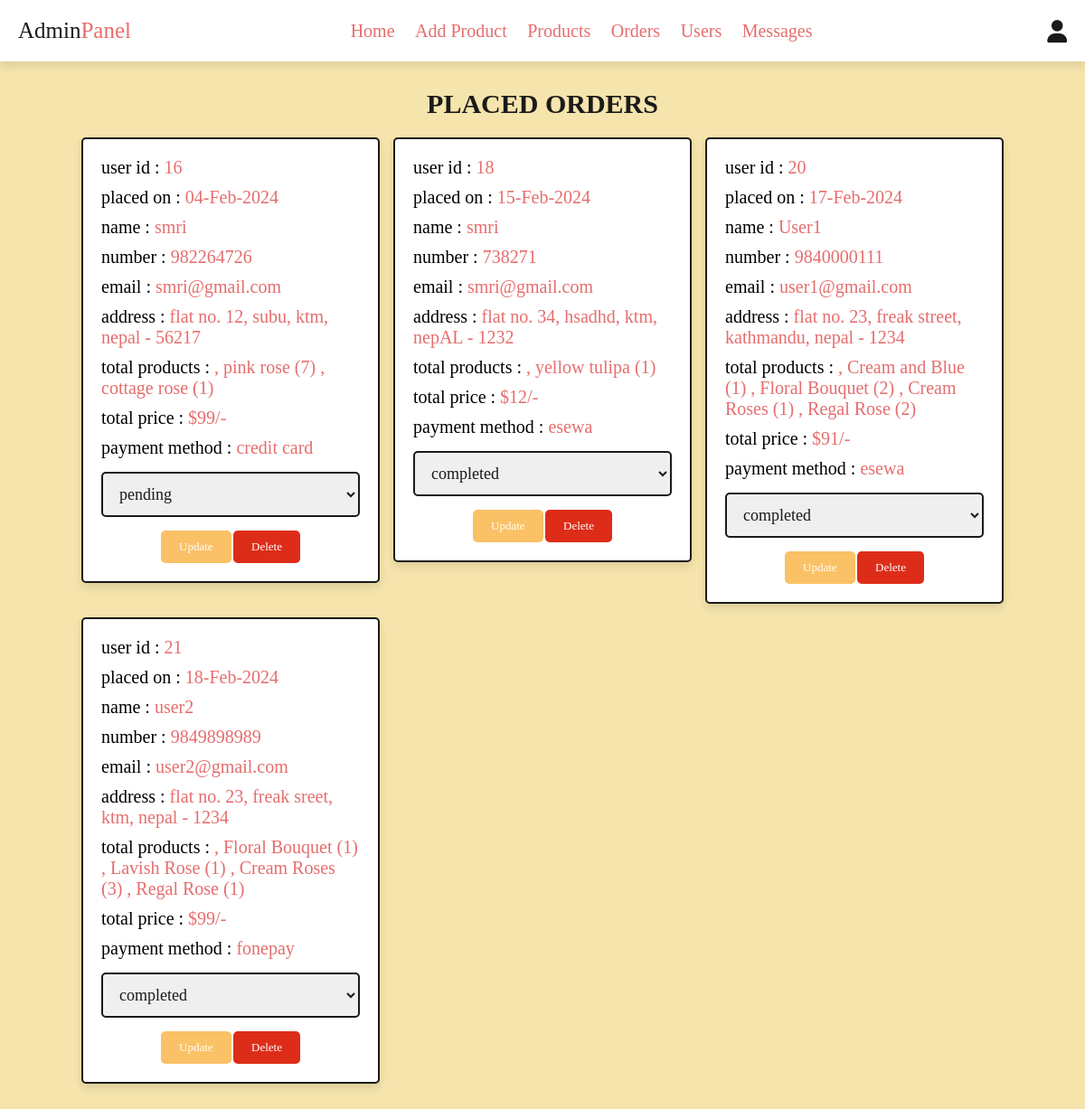
Page /admin_orders.php (signed in) on the committed database.
### tables this page shows
CREATE TABLE `orders` (
  `id` int(100) NOT NULL,
  `user_id` int(100) NOT NULL,
  `name` varchar(100) NOT NULL,
  `number` varchar(12) NOT NULL,
  `email` varchar(100) NOT NULL,
  `method` varchar(50) NOT NULL,
  `address` varchar(500) NOT NULL,
  `total_products` varchar(1000) NOT NULL,
  `total_price` int(100) NOT NULL,
  `placed_on` varchar(50) NOT NULL,
  `payment_status` varchar(20) NOT NULL DEFAULT 'pending'
);

### admin_orders.php (the view, shortened to what this page needs)
<?php
@include 'config.php';
?>
<!DOCTYPE html>
<html lang="en">
<head>
   <link rel="stylesheet" href="https://cdnjs.cloudflare.com/ajax/libs/font-awesome/6.0.0/css/all.min.css">
   <link rel="stylesheet" href="css/admin_style.css">
</head>
<body>
<?php @include 'admin_header.php'; ?>
<section class="placed-orders">
   <h1 class="title">placed orders</h1>
   <div class="box-container">
      <?php
      $select_orders = mysqli_query($conn, "SELECT * FROM `orders`") or die('query failed');
      if(mysqli_num_rows($select_orders) > 0){
         while($fetch_orders = mysqli_fetch_assoc($select_orders)){
      ?>
      <div class="box">
         <p> user id : <span><?php echo $fetch_orders['user_id']; ?></span> </p>
         <p> placed on : <span><?php echo $fetch_orders['placed_on']; ?></span> </p>
         <p> name : <span><?php echo $fetch_orders['name']; ?></span> </p>
         <p> number : <span><?php echo $fetch_orders['number']; ?></span> </p>
         <p> email : <span><?php echo $fetch_orders['email']; ?></span> </p>
         <p> address : <span><?php echo $fetch_orders['address']; ?></span> </p>
         <p> total products : <span><?php echo $fetch_orders['total_products']; ?></span> </p>
         <p> total price : <span>$<?php echo $fetch_orders['total_price']; ?>/-</span> </p>
         <p> payment method : <span><?php echo $fetch_orders['method']; ?></span> </p>
         <form action="" method="post">
            <select name="update_payment">
               <option disabled selected><?php echo $fetch_orders['payment_status']; ?></option>
            </select>
            <input type="submit" name="update_order" value="update" class="option-btn">
            <a href="admin_orders.php?delete=<?php echo $fetch_orders['id']; ?>" class="delete-btn" onclick="return confirm('delete this order?');">delete</a>
         </form>
      </div>
      <?php
         }
      }else{
         echo '<p class="empty">no orders placed yet!</p>';
      }
      ?>
   </div>
</section>
</body>
</html>

### css/admin_style.css (style rules this page uses)
:root { --pink:#e66d6d; --red:#dd2d19; --orange:#fac166; --white:#fff; --black:#1b1a1a; --green:#dff0b6; --ligbot-color:#666; --light-white:#ccc; --light-bg:#f5e4ac; --border:.2rem solid var(--black); --box-shadow:0 .5rem 1rem rgba(0,0,0,.1); }
* { font-family: cursive; margin:0; padding:0; box-sizing: border-box; outline: none; border:none; text-decoration: none; transition:all .2s linear; }
html { font-size: 62.5%; overflow-x: hidden; scroll-behavior: smooth; scroll-padding-top: 6.5rem; }
body { background: var(--light-bg); }
section { padding:3rem 2rem; }
.title { text-align: center; margin-bottom: 2rem; color:var(--black); text-transform: uppercase; font-size: 3rem; }
.btn, .delete-btn, .option-btn { display: inline-block; border-radius: .5rem; margin-top: 1rem; font-size: 1.3rem; color:var(--white); cursor: pointer; padding:1rem 2rem; text-transform: capitalize; }
.delete-btn { background-color: var(--red); }
.option-btn { background-color: var(--orange); }
.placed-orders .box-container { display: grid; grid-template-columns: repeat(auto-fit, 33rem); gap:1.5rem; align-items: flex-start; max-width: 1200px; margin: 0 auto; justify-content: center; }
.placed-orders .box-container .box { padding:2rem; border:var(--border); background-color: var(--white); box-shadow: var(--box-shadow); border-radius: .5rem; }
.placed-orders .box-container .box p { margin-bottom: 1rem; font-size: 2rem; color:var(--light-color); }
.placed-orders .box-container .box p span { color:var(--pink); }
.placed-orders .box-container .box form { margin-top: 1rem; text-align: center; }
.placed-orders .box-container .box form select { width: 100%; border:var(--border); padding:1.2rem 1.4rem; font-size: 1.8rem; color:var(--black); border:var(--border); border-radius: .5rem; margin:.5rem 0; }

### rows in the picture
orders: user "16", placed_on "04-Feb-2024", name "smri", number "982264726", email "smri@gmail.com", address "flat no. 12, subu, ktm, nepal - 56217", total_products ", pink rose (7) , cottage rose (1)", total_price "99", method "credit card", update_payment "pending"
orders: user "18", placed_on "15-Feb-2024", name "smri", number "738271", email "smri@gmail.com", address "flat no. 34, hsadhd, ktm, nepAL - 1232", total_products ", yellow tulipa (1)", total_price "12", method "esewa", update_payment "completed"
orders: user "20", placed_on "17-Feb-2024", name "User1", number "9840000111", email "user1@gmail.com", address "flat no. 23, freak street, kathmandu, nepal - 1234", total_products ", Cream and Blue (1) , Floral Bouquet (2) , Cream Roses (1) , Regal Rose (2)", total_price "91", method "esewa", update_payment "completed"
orders: user "21", placed_on "18-Feb-2024", name "user2", number "9849898989", email "user2@gmail.com", address "flat no. 23, freak sreet, ktm, nepal - 1234", total_products ", Floral Bouquet (1) , Lavish Rose (1) , Cream Roses (3) , Regal Rose (1)", total_price "99", method "fonepay", update_payment "completed"
